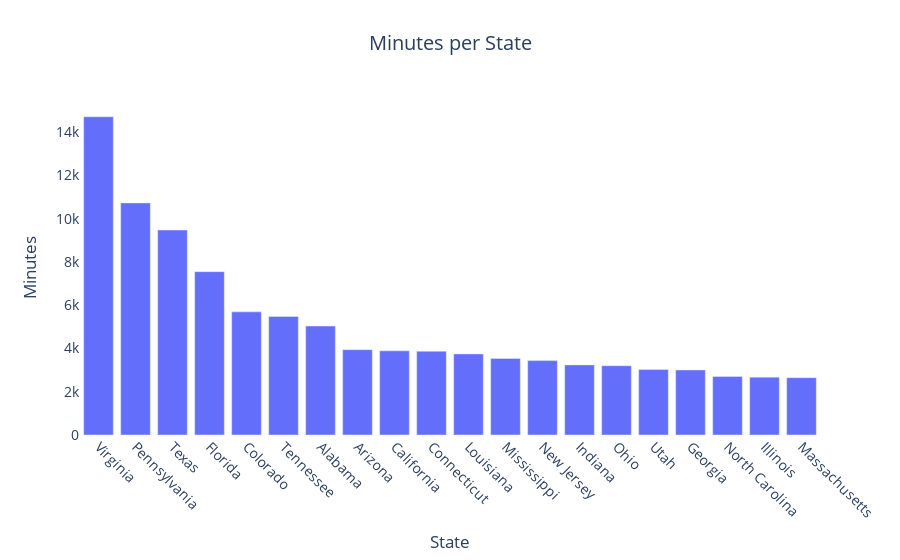

Notebook cell for this chart:
### Code cell
fig = px.bar(
    total_state_minutes.head(20), 
    x='STATE_NAME', 
    y='minutes',
    title='Minutes per State',
    labels={'STATE_NAME': 'State', 'minutes': 'Minutes'}
)
fig.update_xaxes(tickangle=45)

fig.update_layout(
    margin=dict(l=80, r=80, t=100, b=80),
    plot_bgcolor='white',
    paper_bgcolor='white',
    font=dict(size=14),
    title_x=0.5
)

fig.write_html('../data/plots/state_minutes_histogram.html')
fig.show()

### Figure 1 — Plotly figure (JSON) as saved in the notebook; plotly's stock layout.template omitted (floating-point values rounded to 4 significant figures)
{"data": [{"hovertemplate": "State=%{x}<br>Minutes=%{y}<extra></extra>", "legendgroup": "", "marker": {"color": "#636efa", "pattern": {"shape": ""}}, "name": "", "orientation": "v", "showlegend": false, "textposition": "auto", "type": "bar", "x": ["Virginia", "Pennsylvania", "Texas", "Florida", "Colorado", "Tennessee", "Alabama", "Arizona", "California", "Connecticut", "Louisiana", "Mississippi", "New Jersey", "Indiana", "Ohio", "Utah", "Georgia", "North Carolina", "Illinois", "Massachusetts"], "xaxis": "x", "y": [14710, 10728, 9473, 7550, 5692, 5477, 5037, 3945, 3889, 3872, 3747, 3538, 3438, 3239, 3201, 3026, 3007, 2701, 2672, 2650], "yaxis": "y"}], "layout": {"barmode": "relative", "font": {"size": 14}, "legend": {"tracegroupgap": 0}, "margin": {"b": 80, "l": 80, "r": 80, "t": 100}, "paper_bgcolor": "white", "plot_bgcolor": "white", "title": {"text": "Minutes per State", "x": 0.5}, "xaxis": {"anchor": "y", "domain": [0, 1], "tickangle": 45, "title": {"text": "State"}}, "yaxis": {"anchor": "x", "domain": [0, 1], "title": {"text": "Minutes"}}}}
